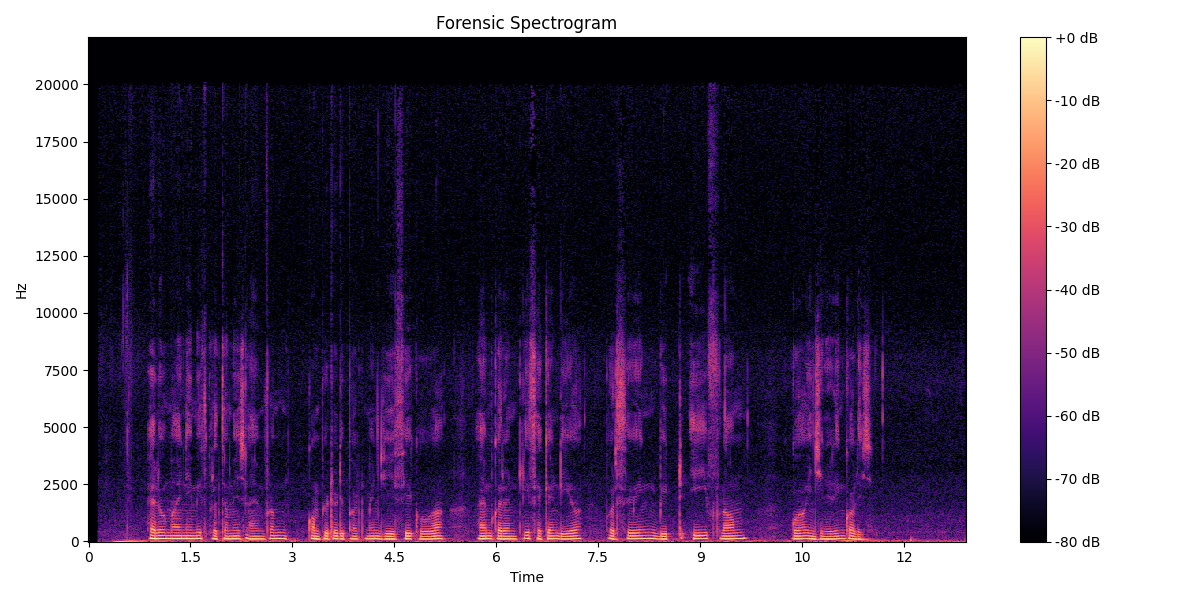
#> input picture server/speaker-verification-api/forensics_spectrograms/spectrogram_20250921103139.png, 1200 x 600 px
$ python -i spectrogram_analysis_service.py   (imports and definitions only)
#> lines starting #> are read from the running program, lines starting #| are printed output that depends on the picture; after the words box and inside, x2 and y2 are one past the last pixel; in counts of white or black regions, pixels touching at a corner belong together
import cv2
import numpy as np

def analyze_spectrogram(spectrogram_path):
    """
    Reads a spectrogram image and extracts forensic metrics.
    Returns a dictionary of values to add to the PDF.
    """
    # Read image in grayscale
    img = cv2.imread(spectrogram_path, cv2.IMREAD_GRAYSCALE)
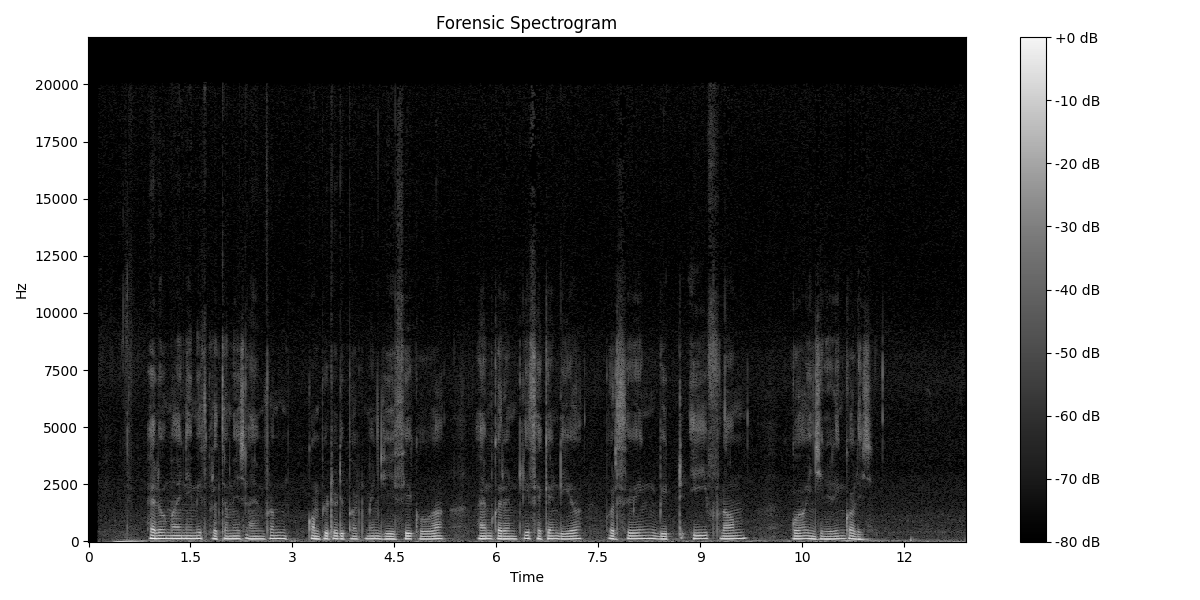
#> img: shape (600, 1200); min 0, max 255, mean 105.3
    if img is None:
        raise FileNotFoundError(f"Spectrogram not found: {spectrogram_path}")

    # Basic metrics
    max_intensity = np.max(img)
#> max_intensity = 255
    mean_intensity = np.mean(img)
#> mean_intensity = 105.3
    min_intensity = np.min(img)
#> min_intensity = 0
    std_intensity = np.std(img)
#> std_intensity = 114.4

    # Detect bright spots / anomalies
    _, thresh = cv2.threshold(img, 200, 255, cv2.THRESH_BINARY)
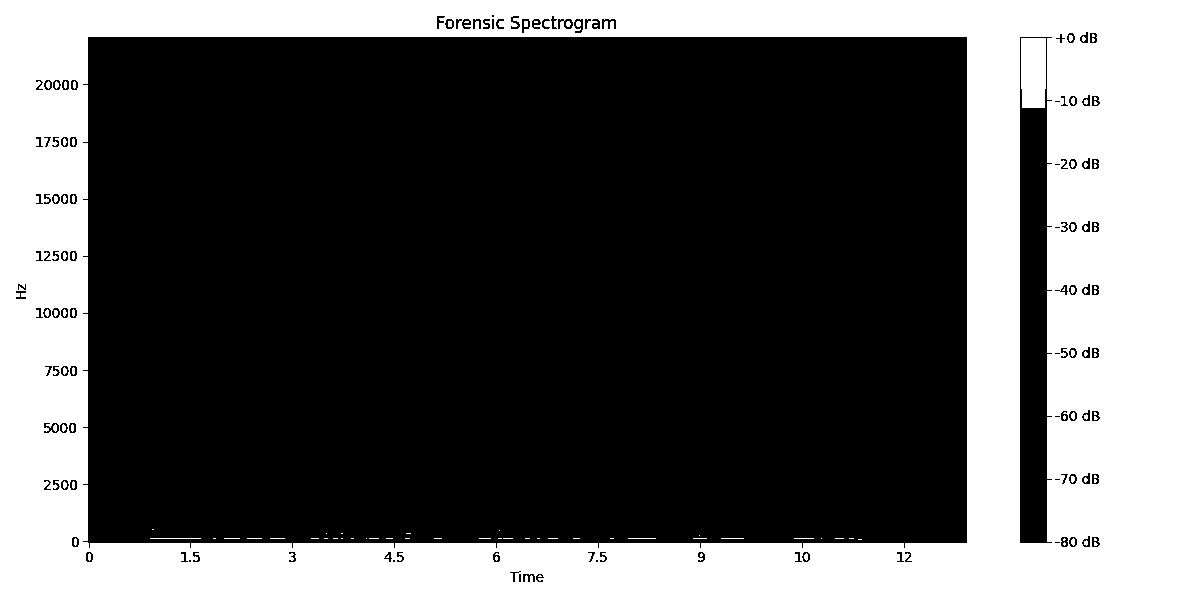
#> thresh: shape (600, 1200); 36% white; 115 white regions (71 under 20 px), largest, box (x1, y1, x2, y2) and area: (0, 0, 1200, 600) 255548, (1021, 38, 1046, 108) 1712, (150, 538, 201, 539) 51
    anomaly_count = cv2.countNonZero(thresh)
#> anomaly_count = 258844

    # Highlight anomalies and save
    img_color = cv2.cvtColor(img, cv2.COLOR_GRAY2BGR)
    contours, _ = cv2.findContours(thresh, cv2.RETR_EXTERNAL, cv2.CHAIN_APPROX_SIMPLE)
#> contours = [[[0, 0], [0, 599], [1199, 599], [1199, 0]]]
    for cnt in contours:
        x, y, w, h = cv2.boundingRect(cnt)
        cv2.rectangle(img_color, (x, y), (x + w, y + h), (0, 0, 255), 1)
#> this loop made 1 pass
#> (cnt, x, y, w, h) on pass 1: ([[0, 0], [0, 599], [1199, 599], [1199, 0]], 0, 0, 1200, 600)
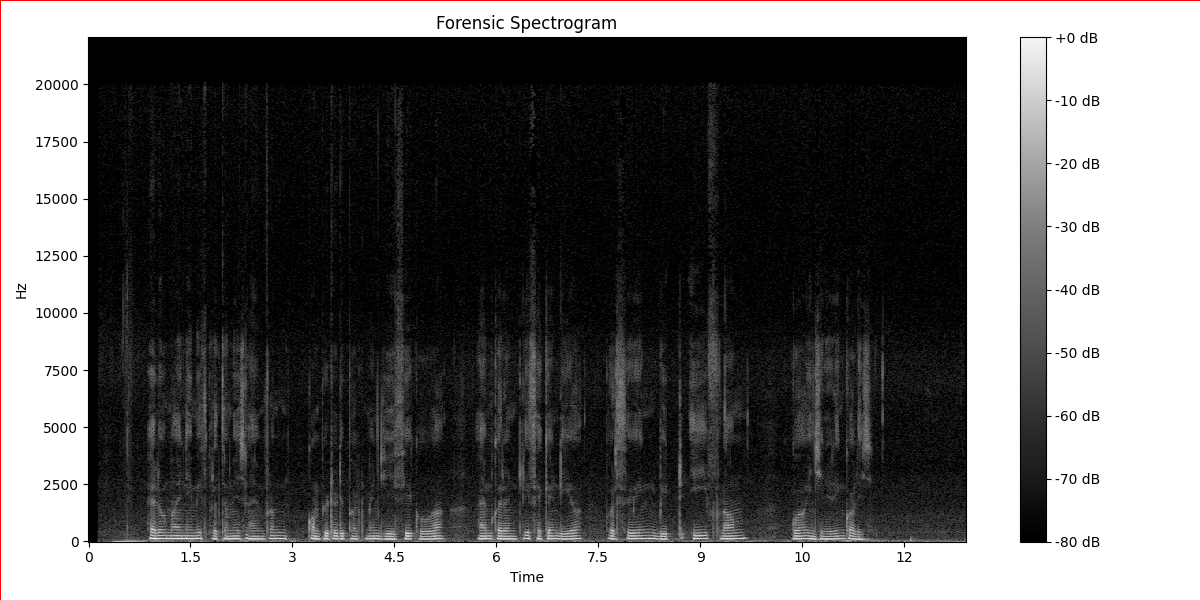
#> img_color: shape (600, 1200, 3); mean B, G, R 104.7, 104.7, 105.3
    highlighted_path = spectrogram_path.replace(".png", "_highlighted.png")
    cv2.imwrite(highlighted_path, img_color)

    # Return forensic info
    return {
        "max_intensity": max_intensity,
        "mean_intensity": mean_intensity,
        "min_intensity": min_intensity,
        "std_intensity": std_intensity,
        "anomaly_count": anomaly_count,
        "highlighted_path": highlighted_path
    }

>>> result = analyze_spectrogram('../../forensics_spectrograms/spectrogram_20250921103139.png')
#> result = 6 items
